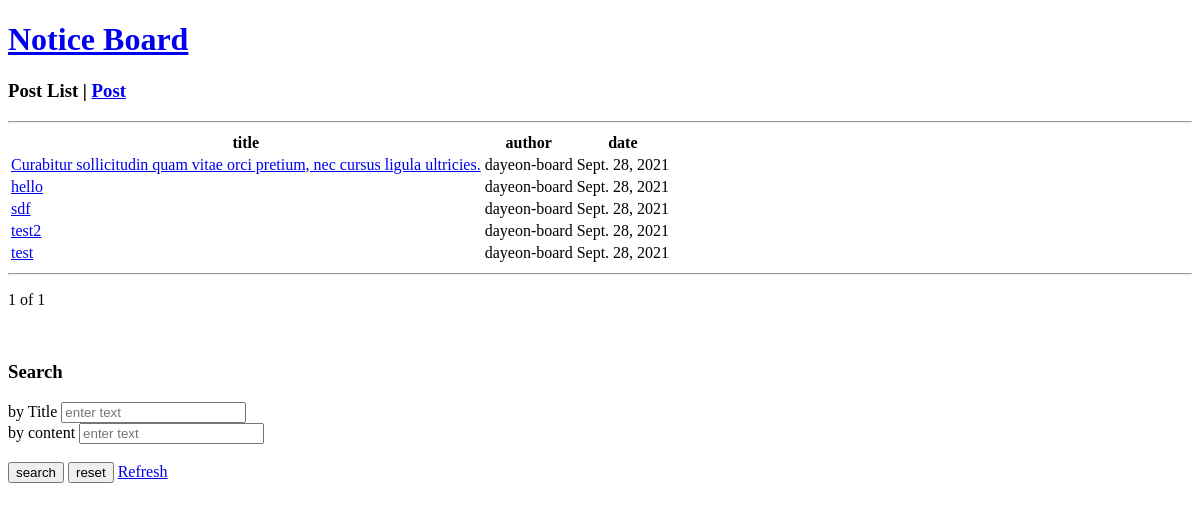
The page /notice-board/ on the database as committed earlier.
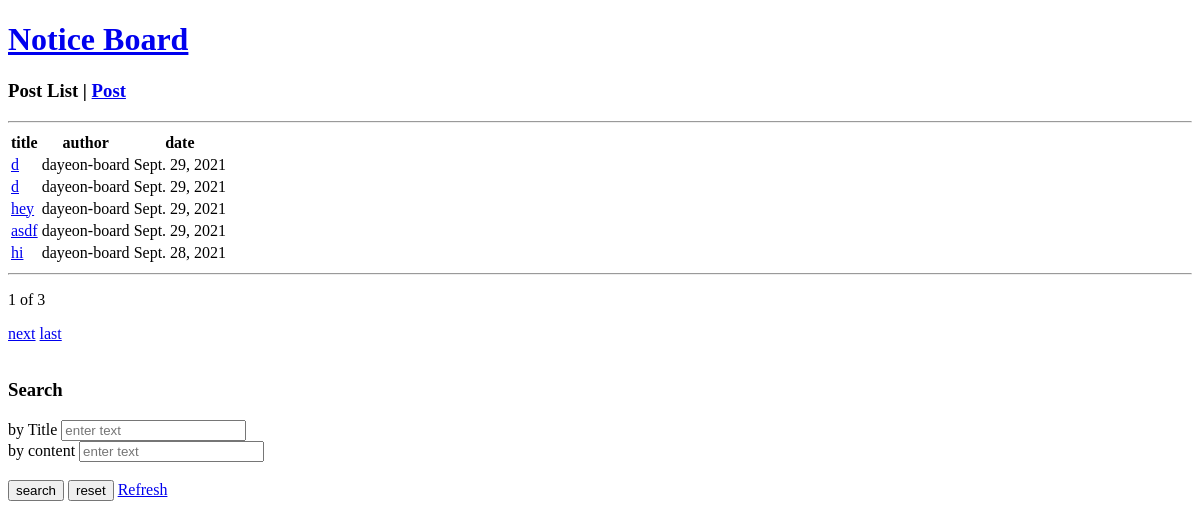
The same page on the database as committed later.
### board/models.py (models this page shows, shortened)
class Post(models.Model):
    title = models.CharField(max_length=100)
    author = models.ForeignKey(User, on_delete=models.CASCADE)
    body = models.TextField()
    post_date = models.DateField(auto_now_add=True)
    post_edited = models.DateTimeField(auto_now=True)
    post_created = models.DateTimeField(auto_now_add=True)
    file = models.FileField(upload_to='upload_files/', max_length=100, null=True, blank=True, default=None)
    class Meta:
        ordering = ('post_created',)

### board/views.py (the view)
class PostListView(ListView):
    model = Post
    template_name = 'board/post_list.html'
    ordering = ['-post_created']
    paginate_by = 5
    def get_queryset(self):
        queryset = super(PostListView, self).get_queryset()
        filter = PostFilter(self.request.GET, queryset)
        return filter.qs

### board/templates/board/post_list.html (shortened to what this page needs)
{% extends './base.html' %}
{% block content %}
    <div class="btn_post">
        <h3>Post List | <a href="{% url 'board:post-create'%}">Post</a> </h3>
        <hr>
    </div>
    {% if object_list.exists %}
    <table class="table">
            <tr>
              <th>title</th>
              <th>author</th>
              <th>date</th>
            </tr>
        <tbody>
            <tr>
        {% for post in object_list %}
              <td style="text-align:left"><a href="{% url 'board:post-detail' post.id %}">
                    {{ post.title }}</a></td>
              <td>{{ post.author.username }}</td>
              <td>{{ post.post_date}}</td>
            </tr>
        </tbody>
        {% endfor %}
    </table>
        <div class="paginator">
        <hr>
            <span class="page">
                <p>{{page_obj.number}} of {{page_obj.paginator.num_pages}}</p>
            </span>
            {% if page_obj.has_next %}
                <a href="?page={{page_obj.next_page_number}}" class="next">next</a>
                <a href="?page={{page_obj.paginator.num_pages}}" class="last">last</a>
            {% endif %}
        </div>
        <br>
    {% else %}
        <div class="blank">
            <p>No post yet.</p>
        </div>
    {% endif %}
    <h3>Search</h3>
    <form method="get" class="form-style">
        <div class="bytitle">
            <label for="id_title__icontains">by Title</label>
            <input type="text" name="title__icontains" class="form-control is-valid form-style" placeholder="enter text" title="" id="id_title__icontains">
        </div>
        <div class="bybody">
            <label for="id_body__icontains">by content</label>
            <input type="text" name="body__icontains" class="form-control is-valid" placeholder="enter text" title="" id="id_body__icontains">
        </div>
            <br>
            <div class="button">
                <input type="submit" name="btnsubmit"  value="search">
                <input type="reset" value="reset">
                <a href="{% url 'board:notice-board' %}">Refresh</a>
            </div>
    </form>
</div>
{% endblock content %}

Rows that differ between the two databases and show on the page:
no longer on this page (row unchanged): Post: title "Curabitur sollicitudin quam vitae orci pretium, nec cursus ligula ultricies.", author.username "dayeon-board", post_date "Sept. 28, 2021"
no longer on this page (row unchanged): Post: title "hello", author.username "dayeon-board", post_date "Sept. 28, 2021"
no longer on this page (row unchanged): Post: title "sdf", author.username "dayeon-board", post_date "Sept. 28, 2021"
no longer on this page (row unchanged): Post: title "test2", author.username "dayeon-board", post_date "Sept. 28, 2021"
no longer on this page (row unchanged): Post: title "test", author.username "dayeon-board", post_date "Sept. 28, 2021"
added Post: title "d", author.username "dayeon-board", post_date "Sept. 29, 2021"
added Post: title "d", author.username "dayeon-board", post_date "Sept. 29, 2021"
added Post: title "hey", author.username "dayeon-board", post_date "Sept. 29, 2021"
added Post: title "asdf", author.username "dayeon-board", post_date "Sept. 29, 2021"
added Post: title "hi", author.username "dayeon-board", post_date "Sept. 28, 2021"
Other text that changed with them:
{{ page_obj.paginator.num_pages }}: "1" → "3"
text now shown: "next last"
